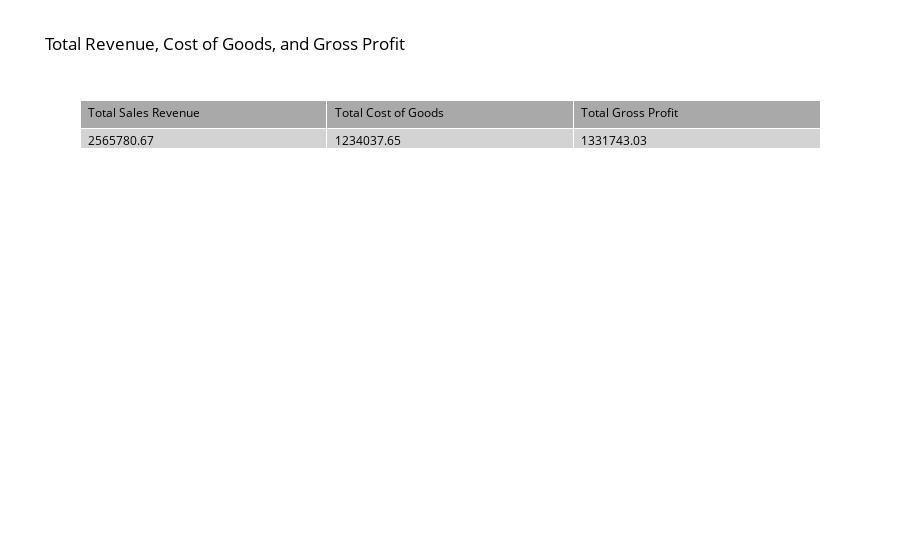

Notebook source saved alongside this figure:
### Code cell
# Plot the table
fig = go.Figure(data=[go.Table(
    header=dict(values=['Total Sales Revenue', 'Total Cost of Goods', 'Total Gross Profit'],
                fill_color='darkgray',
                align='left'),  
    cells=dict(values=[total_revenue, total_cost, total_profit],
               fill_color='lightgrey',
               align='left'))])

fig.update_layout(font=dict(color='black'),
                  title_text='Total Revenue, Cost of Goods, and Gross Profit')

fig.show()

### Figure 1 — Plotly figure (JSON) as saved in the notebook; plotly's stock layout.template omitted (floating-point values rounded to 4 significant figures)
{"data": [{"cells": {"align": "left", "fill": {"color": "lightgrey"}, "values": [2566000.0, 1234000.0, 1332000.0]}, "header": {"align": "left", "fill": {"color": "darkgray"}, "values": ["Total Sales Revenue", "Total Cost of Goods", "Total Gross Profit"]}, "type": "table"}], "layout": {"font": {"color": "black"}, "title": {"text": "Total Revenue, Cost of Goods, and Gross Profit"}}}
